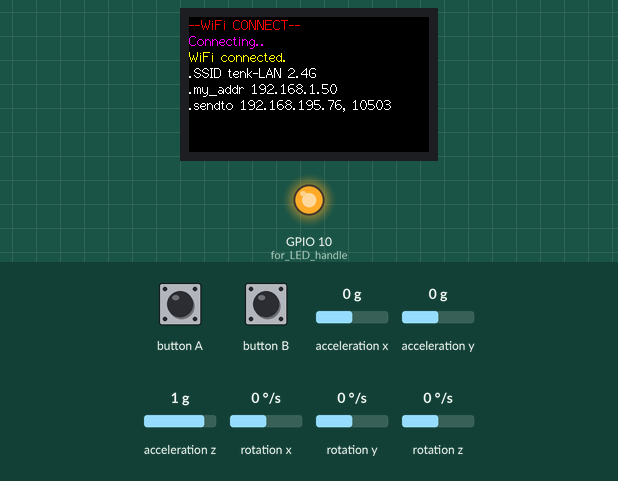
This sketch was run on a simulated ESP32-S3. Shown: 240×135 colour display, output pins drawn as LEDs (lit = HIGH). The inputs (shaded band) are chosen by the test bench; at power-on: acceleration x 0 g, acceleration y 0 g, acceleration z 1 g, rotation x 0 °/s, rotation y 0 °/s, rotation z 0 °/s. WiFi joins after 1.5 s; servers stay silent unless stated; I2S audio is not simulated (input reads silence).

Above: at 3.9 s.
4.0 s: button A pressed for 0.7 s
At 5.6 s:
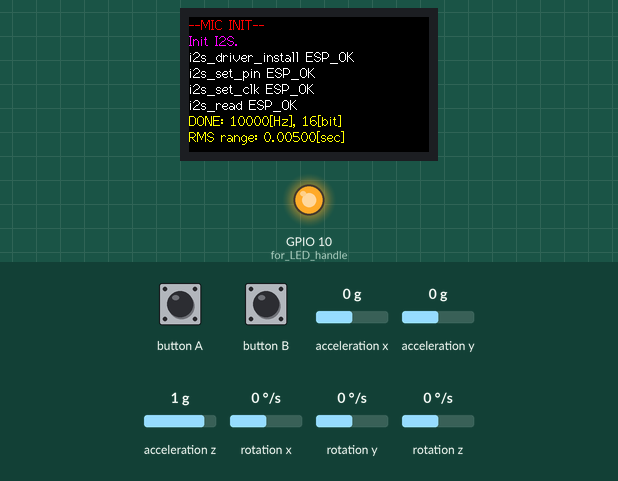
6.2 s: button A pressed for 1 s
At 7.3 s:
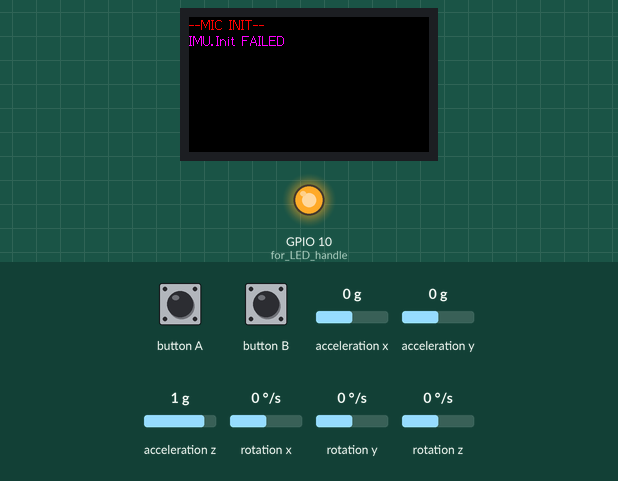
8.7 s: button A pressed for 0.7 s
At 10.7 s:
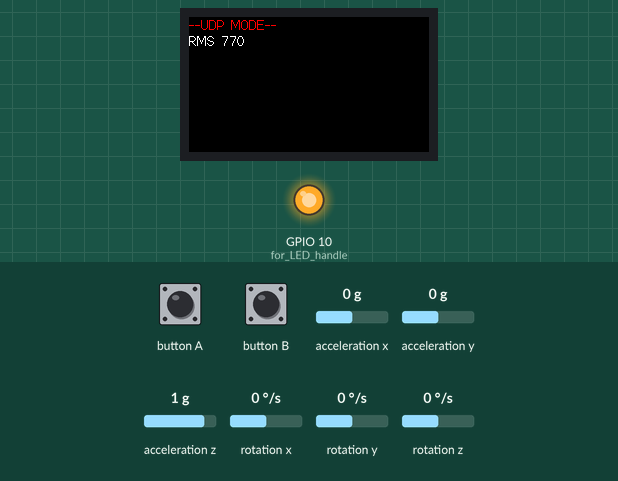
11.1 s: button B pressed for 0.7 s
At 12.1 s:
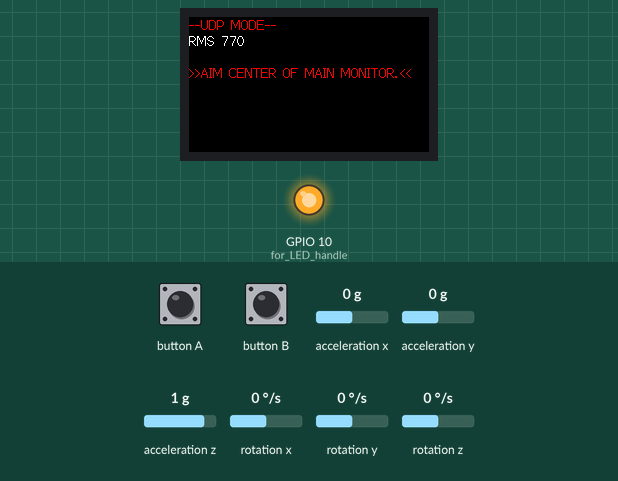
14.9 s: button B pressed for 1 s
Timing chart, 0 to 17.9 s (numbered marks = the images above; inputs shaded):
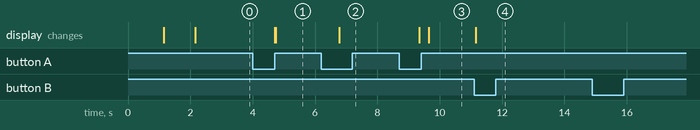

The sketch:

sendUDP.ino
```cpp
//docks: https://www.arduino.cc/reference/en/libraries/wifi/

#include <M5StickCPlus.h>
#include <WiFi.h>
#include <WiFiUDP.h>
#include <string.h>
// to config i2s
#include <driver/i2s.h>
#include <math.h>
// to call MahonyAHRSupdateIMU()
#include "utility/MahonyAHRS.h"

//WiFi config
const char* SSID = "tenk-LAN 2.4G";
const char* pass = "x24j7d68";
const char* sendto_addr = "192.168.195.76"; //may change
const int sendto_port = 10503;
WiFiUDP UDP;
#define MSG_SIZE (sizeof(char) + sizeof(float) * 6)
uint8_t message[MSG_SIZE];
#define PACKET_INTERVAL 5 // 200Hz, 5ms interval
bool under_config_mode = false;
bool btnB_pressed = false;

// IMU config
float gyro_offset[3] = {0};
float acc_offset[3] = {0};
float yaw_delta = 0;
float gyroX = 0, gyroY= 0, gyroZ= 0;
float accX= 0, accY= 0, accZ= 0;
#define OFFSET_RANGE 5000.0

//I2S config
//I2S config
#define I2S_NUM I2S_NUM_0
#define I2S_PIN_CLK     0
#define I2S_PIN_DATA    34
// #define READ_LEN    1024
#define GAIN_FACTOR 1
#define SAMPLE_RATE 10000 // Hz
#define BIT_PER_SAMPLE 16
# define RMS_RANGE_SEC 0.005 // [sec]
// calc RMS every 0.005sec , 16bit/sample -> read 1600[bit] = 800[byte]
#define READ_LEN (BIT_PER_SAMPLE * SAMPLE_RATE * RMS_RANGE_SEC / 2) //[byte]
#define RMS_THRES 4000
#define RMS_BUFF_SIZE (SAMPLE_RATE * RMS_RANGE_SEC)
uint16_t REC_BUFFER[int(READ_LEN)] = {0};
int16_t *calcBuffer = NULL;
size_t datasize; // amount of read bytes by i2s_read()
long long I2S_sum = 0;
int RMS = 0;
char fire_c = NULL;
int MIC_OFFSET = -770; //@hino circle room

//color def
#define MAGENTA 0xF81F
#define YELLOW 0xFFE0
#define WHITE 0xFFFF

// //typedef pair
// typedef struct{
//   int RMS;
//   bool overThres;
// } RMS_pair;

// -----microphone functions-----
void mic_init(){
  //i2s config
  //参考
  // esp32 i2sのパラメータ説明
  // https://lang-ship.com/blog/work/esp32-i2s-mic/
  // https://lang-ship.com/blog/work/esp32-i2s-mic-2/
  // i2s configの例
  // https://docs.espressif.com/projects/esp-idf/en/v3.3/api-reference/peripherals/i2s.html#application-example
  // M5stickC+のマイクスケッチ例
  // https://github.com/m5stack/M5StickC/blob/master/examples/Basics/Micophone/Micophone.ino
  // マイクスケッチ例2
  // https://blog.revetronique.com/i2smic-esp32-3/
  M5.Lcd.setTextColor(MAGENTA, BLACK);
  M5.Lcd.printf("Init I2S.\n");
  M5.Lcd.setTextColor(WHITE, BLACK);
  i2s_config_t i2s_config = {
      .mode = (i2s_mode_t)(I2S_MODE_MASTER | I2S_MODE_RX | I2S_MODE_PDM),
      .sample_rate = SAMPLE_RATE,
      .bits_per_sample = I2S_BITS_PER_SAMPLE_16BIT,
      .channel_format = I2S_CHANNEL_FMT_RIGHT_LEFT, //records as stereo, change to monoral @i2s_set_clk
      .communication_format = I2S_COMM_FORMAT_STAND_I2S,
      .intr_alloc_flags = ESP_INTR_FLAG_LEVEL1, // default interrupt priority
      .dma_buf_count = 2,
      .dma_buf_len = 512, // [byte]
  };
  i2s_pin_config_t pin_config = {
      .mck_io_num = I2S_PIN_NO_CHANGE,
      .bck_io_num   = I2S_PIN_NO_CHANGE,
      .ws_io_num = I2S_PIN_CLK,
      .data_out_num = I2S_PIN_NO_CHANGE,
      .data_in_num = I2S_PIN_DATA,
  };
  esp_err_t err;
  err = i2s_driver_install(I2S_NUM_0, &i2s_config, 0, NULL);
  M5.Lcd.printf("i2s_driver_install %s\n", esp_err_to_name(err));
  err = i2s_set_pin(I2S_NUM_0, &pin_config);
  M5.Lcd.printf("i2s_set_pin %s\n", esp_err_to_name(err));
  err = i2s_set_clk(I2S_NUM_0, SAMPLE_RATE, I2S_BITS_PER_SAMPLE_16BIT, I2S_CHANNEL_MONO);
  M5.Lcd.printf("i2s_set_clk %s\n", esp_err_to_name(err));
  err = i2s_read(
      I2S_NUM,
      (char*)REC_BUFFER, //バイナリで取得されるので，文字(0,1)で格納
      READ_LEN,
      &datasize,
      // portMAX_DELAY
      (100 / portTICK_RATE_MS)
    );
  M5.Lcd.printf("i2s_read %s\n", esp_err_to_name(err));
  M5.Lcd.setTextColor(YELLOW, BLACK);
  M5.Lcd.printf("DONE: %d[Hz], %d[bit]\nRMS range: %.5f[sec]\n", SAMPLE_RATE, BIT_PER_SAMPLE, RMS_RANGE_SEC);
}
void calc_rms(){
  M5.Lcd.setTextColor(YELLOW, BLACK);
  for(int i = 0; i < datasize; i++){
    //I2S_sum += calcBuffer[i] + MIC_OFFSET;
    I2S_sum += pow(((calcBuffer[i] + MIC_OFFSET) * GAIN_FACTOR), 2);
  }
  //RMS = I2S_sum * 1.0 / datasize;
  RMS = sqrt(I2S_sum * 1.0/(datasize));
  I2S_sum = 0;
}
void set_fire_c(){
  // if btnB was pressed(btnB_pressed==true), send fire code: c once
  // else, send code: f
  // when no fire detection, send NULL
  if(btnB_pressed){
    under_config_mode = true;
  }
  if(RMS>RMS_THRES){
    if(under_config_mode){
      fire_c = 'c';
      under_config_mode = false; //exit config mode
    }
    else
      fire_c = 'f';
  }
  else{
    fire_c = NULL;
  }
}
void show_rms(){
  //print
  if(under_config_mode){
    M5.Lcd.setCursor(0,48);
    M5.Lcd.setTextColor(RED, BLACK);
    M5.Lcd.printf(">>AIM CENTER OF MAIN MONITOR.<<\n");
    digitalWrite(10, LOW);
  }
  else{
    M5.Lcd.setCursor(0,48);
    M5.Lcd.setTextColor(RED, BLACK);
    M5.Lcd.printf("                                       \n");
    digitalWrite(10, HIGH);
  }
  M5.Lcd.setCursor(0,16);
  M5.Lcd.setTextColor(WHITE, BLACK);
  M5.Lcd.printf("RMS %d     \n", RMS);
  if(RMS>RMS_THRES){
    M5.Lcd.setTextColor(MAGENTA, BLACK);
    digitalWrite(10, LOW);
    M5.Lcd.printf("FIRE %d     \n",RMS);
  }
  else{
    digitalWrite(10, HIGH);
  }
}
void button_fire(){
  // set fire_c bool True when buttonA is pressed.
  M5.update();
  if(M5.BtnA.isPressed()){
    fire_c = 'f';
  }
  else{
    fire_c= NULL;
  }
}
void mic_task(void* arg){
  esp_err_t err;
  M5.update();
  while(true){
    M5.update();
    btnB_pressed = M5.BtnB.wasPressed(); //config mode detection
    // M5.Lcd.fillScreen(BLACK);
    // params: https://docs.espressif.com/projects/esp-idf/en/v4.2.3/esp32/api-reference/peripherals/i2s.html
    err = i2s_read(
      I2S_NUM,
      &REC_BUFFER,
      READ_LEN,
      &datasize,
      (100 / portTICK_RATE_MS) // no timeout
    );
    calcBuffer = (int16_t *)REC_BUFFER; // バイナリ文字列で記録されているので，intにキャスト
    calc_rms();
    show_rms();
    set_fire_c();
    // button_fire();
    delay(1);
  }
}
// ----------


// -----WiFi functions-----
void WiFiConnect(){
  //connect to WiFi
  WiFi.begin(SSID, pass);
  M5.Lcd.setTextColor(MAGENTA);
  M5.Lcd.printf("Connecting");
  while(WiFi.status() != WL_CONNECTED){
    M5.Lcd.print('.');
    delay(1000);
  }
  const char* my_addr = WiFi.localIP().toString().c_str();
  M5.Lcd.setTextColor(YELLOW);
  M5.Lcd.printf("\nWiFi connected.\n");
  M5.Lcd.setTextColor(WHITE);
  M5.Lcd.printf(
  ".SSID %s\n"
  ".my_addr %s\n"
  ".sendto %s, %d\n"
  , SSID, my_addr, sendto_addr, sendto_port);
}
void UdpSend(void* arg){
  int status = 0;

  while(true){

    status = UDP.beginPacket(sendto_addr, sendto_port);
    memcpy(&message, &fire_c, sizeof(fire_c)); // fire detection bool
    memcpy((uint8_t*)&message + sizeof(char) + sizeof(float) * 0, &gyroX, sizeof(gyroX)); // gyroX
    memcpy((uint8_t*)&message + sizeof(char) + sizeof(float) * 1, &gyroY, sizeof(gyroY)); // gyroY
    memcpy((uint8_t*)&message + sizeof(char) + sizeof(float) * 2, &gyroZ, sizeof(gyroZ)); // gyroZ
    memcpy((uint8_t*)&message + sizeof(char) + sizeof(float) * 3, &accX, sizeof(accX)); // accX
    memcpy((uint8_t*)&message + sizeof(char) + sizeof(float) * 4, &accY, sizeof(accY)); // accy
    memcpy((uint8_t*)&message + sizeof(char) + sizeof(float) * 5, &accZ, sizeof(accZ)); // accZ
    status = UDP.write(message,sizeof(message));
    status = UDP.endPacket();
    // M5.Lcd.setCursor(0,48);
    // M5.Lcd.printf("%d",status);
    delay(PACKET_INTERVAL);

  }
}
// ----------


// -----IMU functions-----
void init_IMU(){
  //docs: https://docs.m5stack.com/en/api/stickc/imu
  M5.Lcd.setTextColor(MAGENTA, BLACK);
  int status;
  status = M5.IMU.Init();
  if(status == 0){
    M5.Lcd.printf("IMU.Init OK\n");
    // getIMUoffset(gyro_offset);
  }
  else{
    M5.Lcd.printf("IMU.Init FAILED");
    delay(500);
  }
}
void getIMUoffset(float* gyro_offset){
  // print indication for user
  M5.Lcd.setTextColor(RED, BLACK);
  M5.Lcd.printf("--PUT MODULE FLAT & STABLE--\n");
  M5.Lcd.setTextColor(YELLOW, BLACK);
  M5.Lcd.printf("3...    ");
  delay(1000);
  M5.Lcd.printf("2...    ");
  delay(1000);
  M5.Lcd.printf("1...    ");
  delay(1000);
  M5.Lcd.printf("0...    \n");
  delay(1000);
  // get avg offset
  float buff[6]= {0};
  double sum[6] = {0};
  for(int i=0; i < OFFSET_RANGE*2; i++){
    if(i > OFFSET_RANGE){
      M5.IMU.getGyroData(&buff[0], &buff[1], &buff[2]);
      M5.IMU.getAccelData(&buff[3], &buff[4], &buff[5]);
      for(int j = 0; j < 6; j++){
        sum[j] += buff[j];
      }
    }
  }
  for(int i=0; i < 3; i++){
    gyro_offset[i] = sum[i] / OFFSET_RANGE;
    acc_offset[i] = sum[i+3] / OFFSET_RANGE;
  }
  for(int i=0; i < 3; i++){
    if((acc_offset[i%3] > acc_offset[(i+1)%3]) && (acc_offset[i%3] > acc_offset[(i+2)%3])){
      acc_offset[i%3] -= 1.0;
    }
  }
  //print offset
  M5.Lcd.setTextColor(WHITE, BLACK);
  M5.Lcd.printf("gyro offset:\n%f, %f, %f\n",
    gyro_offset[0], gyro_offset[1], gyro_offset[2]);
  M5.Lcd.printf("accel offset:\n%f, %f, %f\n",
    acc_offset[0], acc_offset[1], acc_offset[2]);
}

void getGyroAcc(void* arg){
  //参考: https://qiita.com/foka22ok/items/53d5271a21313e9ddcbd
  while(true){
    M5.IMU.getGyroData(&gyroX, &gyroY, &gyroZ);
    M5.IMU.getAccelData(&accX, &accY, &accZ);
    //offset
    // gyroX -= gyro_offset[0];
    // gyroY -= gyro_offset[1];
    // gyroZ -= gyro_offset[2];
    // M5.Lcd.print(gyroX);
  }
}
// ----------


// -----main section-----
void call_nextMode(){
  while(M5.BtnA.wasPressed()!=1){
    M5.update();
    delay(500);
  }
  M5.Lcd.setCursor(0,0);
  M5.Lcd.fillScreen(BLACK);
  M5.update();
}
void setup() {
  // hardware settings
  pinMode(10, OUTPUT); //for LED handle
  digitalWrite(10, HIGH); // off LED
  M5.begin();
  M5.Lcd.setRotation(1);
  M5.Lcd.setTextFont(2);
  M5.Lcd.setTextSize(1);
  //start init settings
  //wifi
  M5.Lcd.setTextColor(RED);
  M5.Lcd.printf("--WiFi CONNECT--\n");
  WiFiConnect();
  UDP.begin(sendto_port);
  call_nextMode();
  //mic
  M5.Lcd.setTextColor(RED, BLACK);
  M5.Lcd.printf("--MIC INIT--\n");
  mic_init();
  call_nextMode();
  //imu
  M5.Lcd.setTextColor(RED, BLACK);
  M5.Lcd.printf("--MIC INIT--\n");
  init_IMU();
  call_nextMode();
  // udp_task
  M5.update();
  M5.Lcd.setCursor(0,0);
  M5.Lcd.fillScreen(BLACK);
  M5.Lcd.setTextColor(RED, BLACK);
  M5.Lcd.printf("--UDP MODE--\n");
  // explanation of xTaskCreateUniversal()
  // https://lang-ship.com/blog/work/esp32-freertos-l02-taskcreate/
  // http://www.azusa-st.com/kjm/FreeRtos/API/taskcreate.html
  // core0 is used for WiFi tasks -> xCoreID = 1;
  xTaskCreateUniversal(mic_task, "mic_task",2048, NULL, 1, NULL, 1);
  xTaskCreateUniversal(getGyroAcc, "getGyroAcc", 8192, NULL, 2, NULL, 1);
  xTaskCreateUniversal(UdpSend, "UdpSend",16384, NULL, 3, NULL, 1);
  // udp task

}

void loop() {
  // M5.Lcd.setCursor(0,0);
  // M5.Lcd.printf("A");
  // mic_record_task();
  // M5.Lcd.printf("rms");
  // M5.Lcd.setCursor(0,100); //動的描画領域
  // M5.Lcd.printf("B");
  // showI2SInfo(i2s_rms.RMS,i2s_rms.overThres);
}
// ----------
```

Measured:
- after the input at 4.0 s, the display: first changes after 0.71 s (image 1 shows a later state)
- after the input at 6.2 s, the display: changes after 0.57 s (image 2)
- after the input at 8.7 s, the display: first changes after 0.64 s (image 3 shows a later state)
- after the input at 11.1 s, the display: changes after 0.05 s (image 4)
